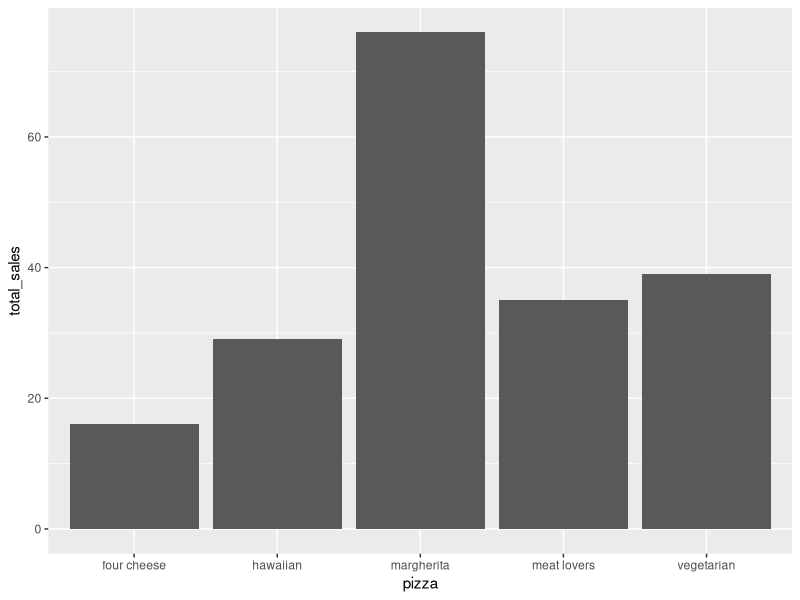
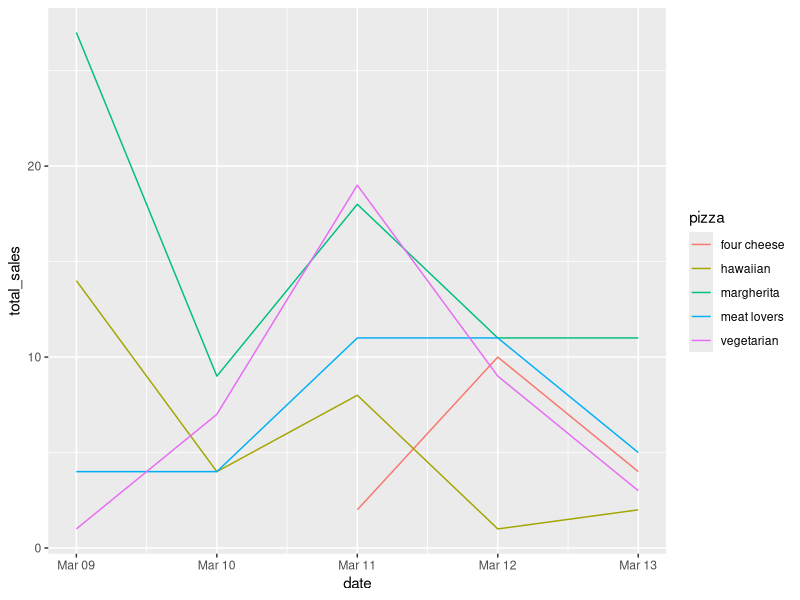
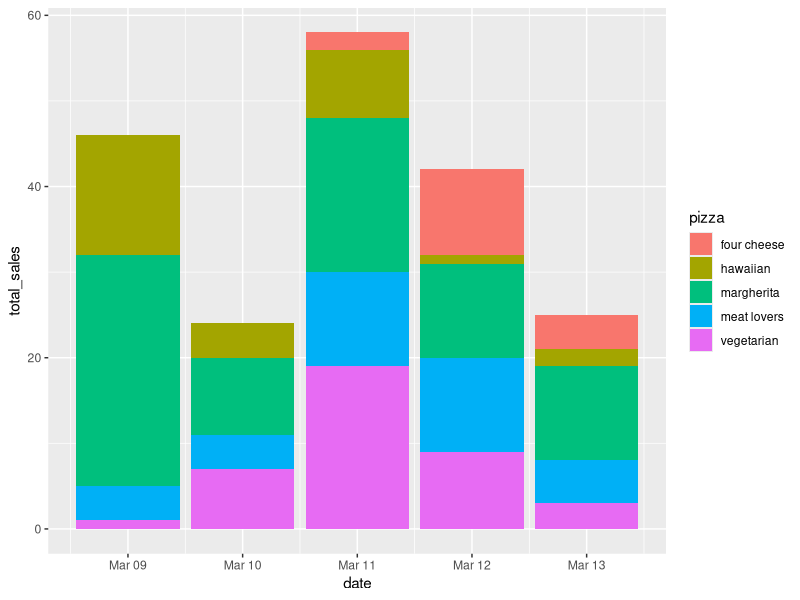
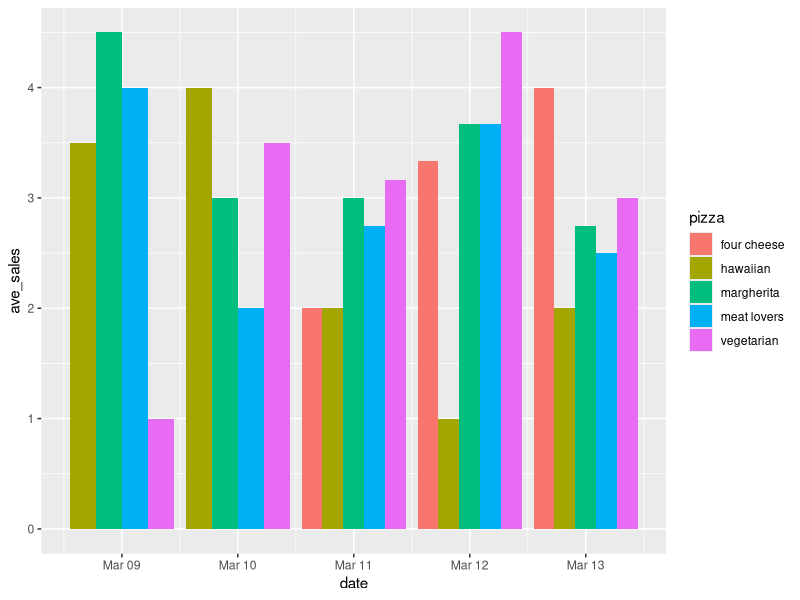

Generate these figures, in order, with R:
# Pizza sales

##### 1. Load packages #######
library(tidyverse)
library(lubridate)
library(dplyr)
library(ggplot2)

##### 2. Load data #######
sales_data <- read.csv("202003_sales.csv")

##### 3. Create summaries #####

# Monthly sales per pizza type
## This summary shows the amount of pizzas of each pizza type was sold in March.
sales_summary <- sales_data %>%
  group_by(pizza, month) %>% 
  summarize(total_sales = sum(number))

ggplot(data = sales_summary, aes(x = pizza, y = total_sales))+
  geom_bar(stat = "identity")

# Daily sales
# Create "proper" dates

## This code uses lubridate to transform the day/month/year columns into a date 
## column that is more analyze-able by R. 
sales_data$date <- ymd(paste(sales_data$year, "/", sales_data$month, "/", sales_data$day))  

# Summarize data
sales_summary_daily <- sales_data %>%
  group_by(pizza, date) %>% 
  summarize(total_sales = sum(number))

# Plot
## This is a line graph plots the number of each pizza type sold throughout March 

ggplot(data = sales_summary_daily, aes(x = date, y = total_sales, color = pizza))+
  geom_line()

## This is the same information as the previous graph, except communicated in a 
## bar graph. 

ggplot(data = sales_summary_daily, aes(x = date, y = total_sales, fill = pizza))+
  geom_bar(stat = "identity")

# Average data
sales_ave_daily <- sales_data %>%
  group_by(pizza, date) %>% 
  summarize(ave_sales = mean(number))

## This plots the average number of each pizza type sold each day. 

ggplot(data = sales_ave_daily, aes(x = date, y = ave_sales, fill = pizza))+
  geom_bar(stat = "identity", position = "dodge")
